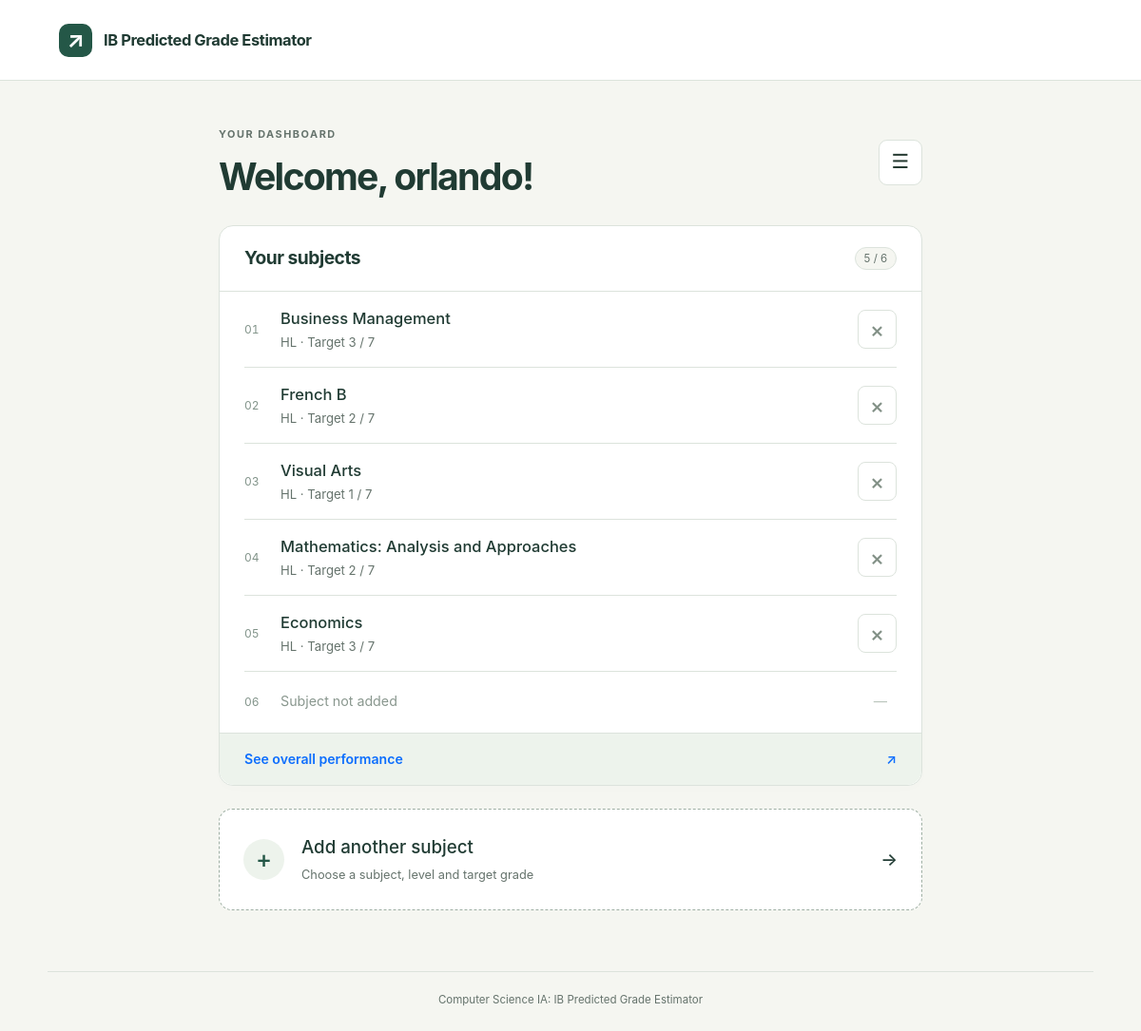
Page / (signed in) on the earlier database version.
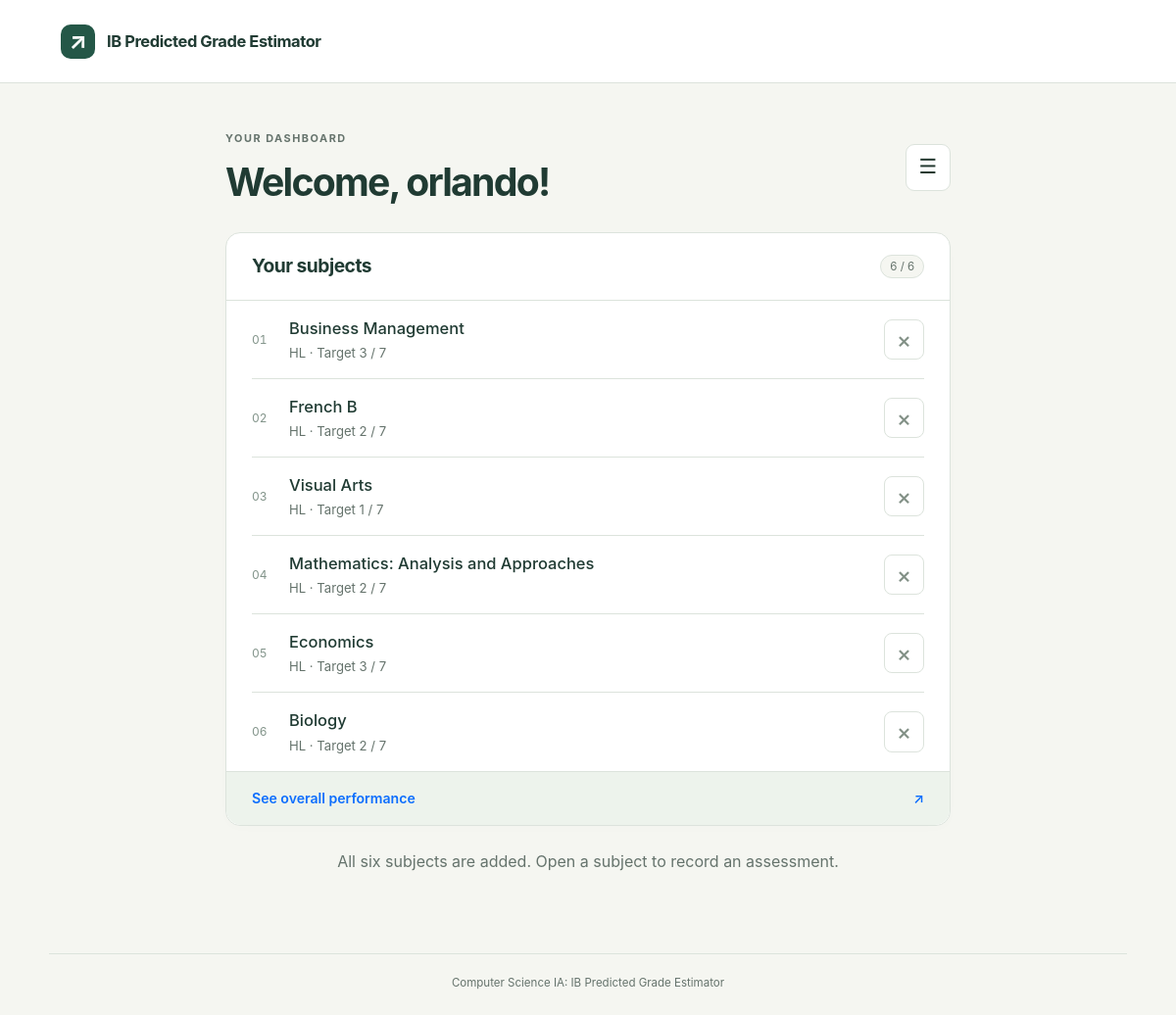
Same page on the later database version.
### tables this page shows
CREATE TABLE users(user_id INTEGER PRIMARY KEY,
								 username VARCHAR(255) UNIQUE NOT NULL,
                                 password_hash VARCHAR(255) NOT NULL);

CREATE TABLE user_subjects(user_subject_id INTEGER PRIMARY KEY,
										 user_id INTEGER NOT NULL,
                                         subject_id INTEGER NOT NULL,
                                         target_grade INTEGER NOT NULL
                                         CHECK(target_grade BETWEEN 1 AND 7),
                                         
                                         FOREIGN KEY (user_id) REFERENCES users(user_id)
                                         ON DELETE CASCADE,
                                         FOREIGN KEY (subject_id) REFERENCES subjects(subject_id));

CREATE TABLE subjects(subject_id INTEGER PRIMARY KEY,
									subject_name VARCHAR(50) NOT NULL,
                                    level VARCHAR(2) NOT NULL
                                    CHECK(level IN ('HL','SL')),
                                    total_topics INTEGER NOT NULL
                                    CHECK(total_topics > 0),
                                    
                                    UNIQUE(subject_name, level));

### app.py (the view)
@app.route("/")
def home():
    user_id = session.get('user_id')    # retrieves user id from session
    if not user_id:
        return render_template("home.html")
    connection = get_db()
    cursor = connection.cursor()
    cursor.execute('SELECT username FROM users WHERE user_id=?', (user_id,))
    user = cursor.fetchone()
    if user is None:
        connection.close()
        return logout()
    command = """SELECT user_subjects.user_subject_id,
                        subjects.subject_name,
                        subjects.subject_id,
                        subjects.level,
                        subjects.total_topics,
                        user_subjects.target_grade
                FROM user_subjects JOIN subjects
                        ON user_subjects.subject_id=subjects.subject_id
                WHERE user_subjects.user_id=?"""
    cursor.execute(command, (user_id,))
    user_subjects = cursor.fetchall()
    connection.close()
    subject_means = []
    predicted_grades = []
    for subject in user_subjects:
        connection = get_db()
        cursor = connection.cursor()
        cursor.execute(
            """SELECT * FROM assessments
            WHERE user_subject_id=?
            ORDER BY assessment_date""",
            (subject["user_subject_id"],)
        )
        assessments = cursor.fetchall()
        connection.close()
        subject_analysis = analyse_subject(assessments,
                                           subject["total_topics"],
                                           get_boundaries(subject["subject_id"], 2025, "May"))
        if subject_analysis["mean"] != "N/A":
            subject_means.append(subject_analysis["mean"])
        predicted_grades.append(subject_analysis["predicted_grade"])
    overall_analysis = analyse_overall(subject_means, predicted_grades)
    if request.args.get("view") == "overall":
        return render_template("overall.html", username=user["username"], user_subjects=user_subjects, overall_analysis=overall_analysis)
    return render_template('index.html', username=user["username"], user_subjects=user_subjects, subjects=get_subjects(), overall_analysis=overall_analysis)

### app.py (called while the page is built)
def get_subjects():
    connection = get_db()
    cursor = connection.cursor()
    cursor.execute("""SELECT subject_id, subject_name, level
                      FROM subjects ORDER BY subject_name""")
    subjects = cursor.fetchall()
    connection.close()
    return subjects

def get_boundaries(subject_id, exam_year, exam_session):
    connection = get_db()
    cursor = connection.cursor()
    command = """SELECT grade, lower_boundary
                 FROM grade_boundaries
                 WHERE subject_id=? AND exam_year=? AND exam_session=?
                 ORDER BY grade"""
    cursor.execute(command, (subject_id, exam_year, exam_session))
    rows = cursor.fetchall()
    connection.close()
    boundaries = {}
    for boundary in rows:
        boundaries[boundary["grade"]] = boundary["lower_boundary"]
    return boundaries

### database.py (called while the page is built)
def get_db():
    connection = sqlite3.connect("database.db")
    connection.execute("PRAGMA foreign_keys = ON")
    connection.row_factory = sqlite3.Row
    return connection

### logic.py (called while the page is built)
def number(num):
    try:
        num = float(num)
    except (ValueError, TypeError, OverflowError):
        raise ValueError("Error: wrong type/value")
    if not isfinite(num):
        raise ValueError("Error: not finite")
    return num

def integer(num):
    num = number(num)
    if not num.is_integer():
        raise ValueError("Error: not an integer")
    return int(num)

def percentage(score, maximum_score):
    score, maximum_score = number(score), number(maximum_score)
    if maximum_score <= 0:
        raise ValueError("maximum score must be greater than 0")
    if not (0 <= score <= maximum_score):
        raise ValueError("score must be within 0 and max_score")
    return 100 * (score / maximum_score)

def days_between(first_date, second_date):
    try:
        first_date = date.fromisoformat(first_date)
        second_date = date.fromisoformat(second_date)
    except (ValueError, TypeError):
        raise ValueError("Invalid date")
    return (second_date - first_date).days

def score_to_grade(score, maximum_score, boundaries):
    score = percentage(score, maximum_score)
    for grade in range(7,0,-1):
        if score >= boundaries[grade]:
            return grade

def mean(scores):   # must take list of scores in percentage form
    if len(scores) == 0:
        raise ValueError("No scores available")
    return sum(scores) / len(scores)

### templates/index.html (shortened to what this page needs)
{% extends 'base.html' %}
{% from '_macros.html' import grades %}
{% block content %}
<div class="dashboard-shell">
  <div class="page-heading">
    <div><p class="eyebrow">YOUR DASHBOARD</p><h1>Welcome, {{ username }}!</h1></div>
    <div class="dropdown">
      <button class="btn menu-button" type="button" data-bs-toggle="dropdown" aria-expanded="false" aria-label="Account menu"><span aria-hidden="true">☰</span></button>
    </div>
  </div>
  <section class="card subjects-card" aria-labelledby="subjects-title">
    <div class="section-heading"><h2 id="subjects-title">Your subjects</h2><span class="count-badge">{{ user_subjects|length }} / 6</span></div>
    <ul class="subject-list list-unstyled mb-0">
      {% for subject in user_subjects %}
      <li class="subject-row">
        <span class="subject-number" aria-hidden="true">{{ '%02d'|format(loop.index) }}</span>
        <a class="subject-link" href="{{ url_for('load_assessments', user_subject_id=subject['user_subject_id']) }}"><span>{{ subject['subject_name'] }}</span><small>{{ subject['level'] }} <span aria-hidden="true">·</span> Target {{ subject['target_grade'] }} / 7</small></a>
        <form action="{{ url_for('delete_subject') }}" method="post" data-confirm="Delete {{ subject['subject_name'] }} {{ subject['level'] }} and its assessments? This cannot be undone.">
          <button class="btn remove-button" type="submit" aria-label="Delete {{ subject['subject_name'] }} {{ subject['level'] }}"><span aria-hidden="true">×</span></button>
        </form>
      </li>
      {% endfor %}
      {% for i in range(user_subjects|length, 6) %}
      <li class="subject-row empty-subject"><span class="subject-number" aria-hidden="true">{{ '%02d'|format(i+1) }}</span><span>Subject not added</span><span class="empty-mark" aria-hidden="true">—</span></li>
      {% endfor %}
    </ul>
    <a class="overall-link" href="{{ url_for('home', view='overall') }}">See overall performance <span aria-hidden="true">↗</span></a>
  </section>
  {% if user_subjects|length < 6 %}
  <button type="button" class="add-subject-button" data-bs-toggle="modal" data-bs-target="#add-subject-modal"><span class="plus-icon" aria-hidden="true">+</span><span>Add another subject<small>Choose a subject, level and target grade</small></span><span aria-hidden="true">→</span></button>
  {% else %}<p class="text-secondary text-center mt-4">All six subjects are added. Open a subject to record an assessment.</p>{% endif %}
</div>
{% endblock %}

### templates/base.html (shortened to what this page needs)
<!doctype html>
<html lang="en">
<head>
  <link rel="stylesheet" href="{{ url_for('static', filename='vendor/bootstrap.min.css') }}">
  <link rel="stylesheet" href="{{ url_for('static', filename='css/style.css') }}">
</head>
<body>
  <header class="site-header">
    <div class="container site-header-inner">
      <a class="brand" href="{{ url_for('home') }}" aria-label="IB Grade Tracker home"><span class="brand-icon" aria-hidden="true">↗</span> IB Predicted Grade Estimator</a>
    </div>
  </header>
  <main id="main" class="container main-container">
    {% block content %}{% endblock %}
  </main>
  <footer class="site-footer container">Computer Science IA: IB Predicted Grade Estimator</footer>
</body>
</html>

### static/css/style.css (style rules this page uses)
:root { --ink:#203b33; --muted:#65736c; --green:#245747; --green-dark:#194234; --paper:#f5f6f1; --line:#dce3dc; --soft:#edf3ec; --bs-primary:#245747; --bs-body-color:#263b32; --bs-body-bg:#f5f6f1; --bs-border-color:#dce3dc; --bs-link-color:#245747; --bs-link-hover-color:#194234; }
body { font-family:Inter,system-ui,-apple-system,"Segoe UI",sans-serif; line-height:1.6; color:var(--ink); min-height:100vh; display:flex; flex-direction:column; }
a { text-underline-offset:3px; }
button,input,select { font:inherit; }
h1,h2,h3 { line-height:1.2; color:var(--ink); }
h1 { font-size:clamp(1.8rem,3.7vw,2.45rem); font-weight:650; letter-spacing:-.045em; margin:0; }
h2 { font-size:1.2rem; font-weight:650; letter-spacing:-.025em; }
small { font-size:.82rem; }
.text-secondary { color:var(--muted)!important; }
.btn { font-weight:550; border-radius:9px; padding:.65rem 1rem; }
.card { border:1px solid var(--line); border-radius:15px; background:#fff; box-shadow:0 3px 12px #203b3303; }
.site-header { border-bottom:1px solid var(--line); background:#fff; }
.site-header-inner { height:84px; display:flex; align-items:center; justify-content:space-between; gap:1rem; }
.brand { display:flex; align-items:center; gap:.75rem; text-decoration:none; color:var(--ink); font-size:1.03rem; font-weight:650; letter-spacing:-.025em; }
.brand-icon { display:grid; place-items:center; background:var(--green); color:#fff; width:35px; height:35px; border-radius:10px; font-size:1.5rem; line-height:1; }
.main-container { padding-top:48px; padding-bottom:64px; flex:1; }
.site-footer { border-top:1px solid var(--line); padding-top:20px; padding-bottom:24px; font-size:.72rem; color:var(--muted); text-align:center; }
.eyebrow { font-size:.68rem; letter-spacing:.14em; font-weight:700; color:var(--muted); margin-bottom:.7rem; }
.page-heading { display:flex; align-items:center; justify-content:space-between; gap:1rem; margin-bottom:28px; }
.dashboard-shell { max-width:740px; margin:auto; }
.menu-button { border:1px solid var(--line); background:#fff; font-size:1.3rem; line-height:1; padding:.8rem; }
.section-heading { padding:22px 26px; display:flex; align-items:center; justify-content:space-between; border-bottom:1px solid var(--line); }
.section-heading h2 { margin:0; }
.count-badge { border:1px solid var(--line); background:var(--paper); padding:.12rem .55rem; border-radius:20px; font-size:.72rem; color:var(--muted); white-space:nowrap; }
.subject-list { padding:0 26px; }
.subject-row { display:flex; align-items:center; gap:18px; min-height:80px; border-bottom:1px solid var(--line); }
.subject-row:last-child { border-bottom:0; }
.subject-number { color:#819389; font-size:.75rem; font-variant-numeric:tabular-nums; width:20px; flex-shrink:0; }
.subject-link { flex:1; min-width:0; text-decoration:none; font-size:1.03rem; font-weight:550; color:var(--ink); padding:14px 0; overflow-wrap:anywhere; }
.subject-link small { display:block; font-weight:400; color:var(--muted); margin-top:2px; }
.remove-button { color:#839187; font-size:1.4rem; padding:.25rem .75rem; border:1px solid var(--line); border-radius:8px; line-height:1.4; }
.overall-link { display:flex; align-items:center; justify-content:space-between; border-top:1px solid var(--line); background:var(--soft); border-radius:0 0 15px 15px; text-decoration:none; padding:16px 26px; font-size:.88rem; font-weight:600; }
@media (min-width:1200px) { .container { max-width:1100px; } }

Differences in the rows shown:
added user_subjects: index "06", subject_name "Biology", level "HL", target_grade "2"
Other differences:
{{ user_subjects|length }}: "5" → "6"
text no longer shown: "+ Add another subject Choose a subject, level and target grade →"
text now shown: "All six subjects are added. Open a subject to record an assessment."
list line gone: "06 Subject not added —"
